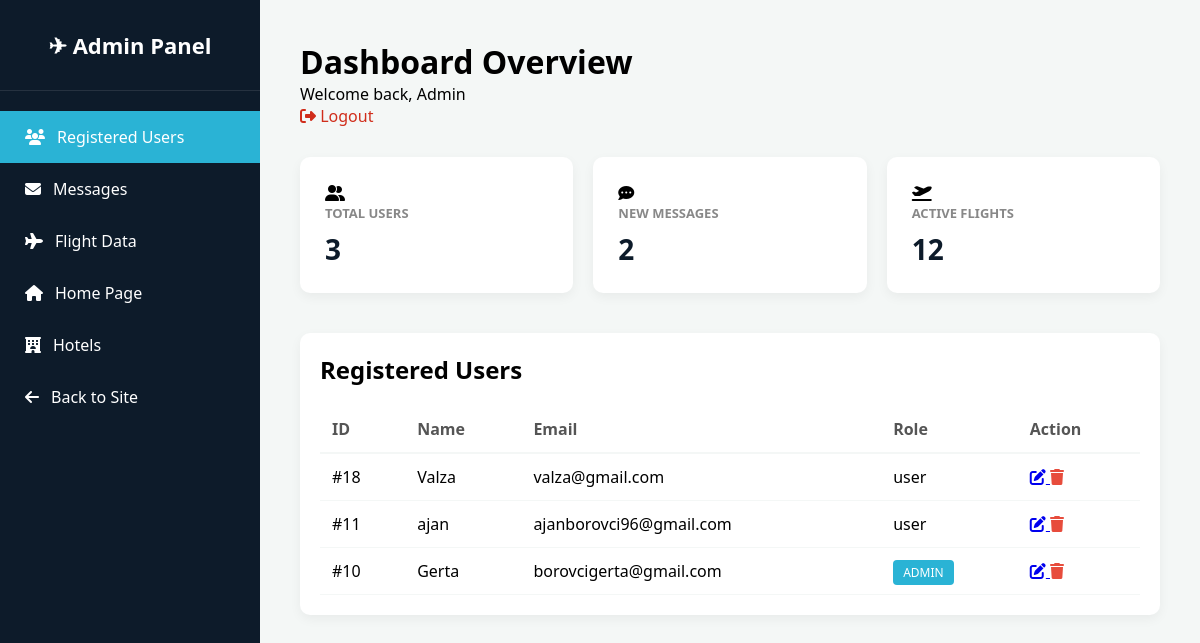
The page /admin_dashboard.php on the database its author committed.
### tables this page shows
CREATE TABLE `users` (
  `id` int(11) NOT NULL,
  `name` varchar(100) NOT NULL,
  `surname` varchar(100) NOT NULL,
  `birthdate` date NOT NULL,
  `nationality` varchar(50) DEFAULT NULL,
  `country` varchar(50) DEFAULT NULL,
  `city` varchar(50) DEFAULT NULL,
  `zip_code` varchar(20) DEFAULT NULL,
  `phone` varchar(30) DEFAULT NULL,
  `email` varchar(100) NOT NULL,
  `password` varchar(255) NOT NULL,
  `role` enum('admin','user') DEFAULT 'user',
  `created_at` timestamp NOT NULL DEFAULT current_timestamp()
);

### M/UserMapper.php (called while the page is built, shortened)
<?php
require_once __DIR__ . '/../Database.php';
class UserMapper extends Database {
    public function getAllUsers() {
        $db = $this->getConnection();
        $sql = "SELECT id, name, email, role FROM users ORDER BY id DESC";
        $statement = $db->prepare($sql);
        $statement->execute();
        return $statement->fetchAll(PDO::FETCH_ASSOC);
    }
}

### M/ContactMapper.php (called while the page is built, shortened)
<?php
require_once __DIR__ . '/../Database.php';
class ContactMapper extends Database {
    protected $db;
    public function __construct() {
        $database = new Database();
        $this->db = $database->getConnection();
    }
    public function getAllInquiries() {
        $sql = "SELECT * FROM contact_inquiries ORDER BY created_at DESC";
        $statement = $this->db->prepare($sql);
        $statement->execute();
        return $statement->fetchAll(PDO::FETCH_ASSOC);
    }
}

### Database.php (called while the page is built, shortened)
<?php
class Database {
    private $host = "localhost";
    private $user = "root";
    private $pass = "";
    private $db   = "prishtinaairlines";
    public function getConnection() {
        $this->conn = null;
        try {
            $this->conn = new PDO("mysql:host=" . $this->host . ";dbname=" . $this->db . ";charset=utf8mb4", $this->user, $this->pass);
            $this->conn->setAttribute(PDO::ATTR_ERRMODE, PDO::ERRMODE_EXCEPTION);
        } catch(PDOException $exception) {
            echo "Connection error: " . $exception->getMessage();
        }
        return $this->conn;
    }
}
?>

### admin_dashboard.php (the view, shortened to what this page needs)
<?php
if (file_exists(__DIR__ . '/Database.php')) {
    require_once __DIR__ . '/Database.php';
}
$contactMapper = new ContactMapper();
$messages = $contactMapper->getAllInquiries();
$userMapper = new UserMapper();
$users = $userMapper->getAllUsers();
?>
<!DOCTYPE html>
<html lang="en">
<head>
    <link rel="stylesheet" href="admin_dashboard.css">
    <link rel="stylesheet" href="https://cdnjs.cloudflare.com/ajax/libs/font-awesome/6.5.0/css/all.min.css">
</head>
<body>
<div class="admin-container">
    <aside class="sidebar">
        <div class="logo">✈ Admin Panel</div>
        <nav class="side-nav">
             <a href="admin_dashboard.php" class="active"><i class="fa-solid fa-users"></i> Registered Users</a>
             <a href="admin_messages.php"><i class="fa-solid fa-envelope"></i> Messages</a>
             <a href="admin_flights.php"><i class="fa-solid fa-plane"></i> Flight Data</a>
             <a href="admin_homepage.php"><i class="fa-solid fa-house"></i> Home Page</a>
             <a href="admin_hotels.php"><i class="fa-solid fa-hotel"></i> Hotels</a>
             <a href="homepage.php" class="back-site"><i class="fa-solid fa-arrow-left"></i> Back to Site</a>
        </nav>
    </aside>
    <main class="main-content">
        <header class="admin-header">
            <div class="header-left">
                <h1>Dashboard Overview</h1>
                <p>Welcome back, Admin</p>
            </div>
            <div class="header-right">
                <a href="logout.php" style="color: #d02d1b; text-decoration: none;"><i class="fa-solid fa-sign-out-alt"></i> Logout</a>
            </div>
        </header>
        <section class="stats-grid">
            <div class="stat-card">
                <i class="fa-solid fa-user-group icon-bg"></i>
                <h3>Total Users</h3>
                <p><?php echo is_array($users) ? count($users) : 0; ?></p>
            </div>
            <div class="stat-card">
                <i class="fa-solid fa-comment-dots icon-bg"></i>
                <h3>New Messages</h3>
                <p><?php echo is_array($messages) ? count($messages) : 0; ?></p>
            </div>
            <div class="stat-card">
                <i class="fa-solid fa-plane-departure icon-bg"></i>
                <h3>Active Flights</h3>
                <p>12</p>
            </div>
        </section>
        <section class="table-section">
            <div class="table-header">
                <h2>Registered Users</h2>
            </div>
            <table class="admin-table">
                <thead>
                    <tr>
                        <th>ID</th>
                        <th>Name</th>
                        <th>Email</th>
                        <th>Role</th>
                        <th>Action</th>
                    </tr>
                </thead>
                <tbody>
                    <?php if (empty($users)): ?>
                        <tr><td colspan="5">No users found.</td></tr>
                    <?php else: ?>
                        <?php foreach($users as $user): ?>
                        <tr>
                            <td>#<?php echo htmlspecialchars($user['id']); ?></td>
                            <td><?php echo htmlspecialchars($user['name']); ?></td>
                            <td><?php echo htmlspecialchars($user['email']); ?></td>
                            <td>
                                <span class="badge <?php echo ($user['role'] == 'admin') ? 'admin' : 'user'; ?>">
                                    <?php echo htmlspecialchars($user['role']); ?>
                                </span>
                            </td>
                            <td>
                                <a href="edit_user.php?id=<?php echo $user['id']; ?>" class="btn-edit" title="Edit">
                                    <i class="fa-solid fa-pen-to-square"></i>
                                </a>
                                <a href="delete_user.php?id=<?php echo $user['id']; ?>" class="btn-delete" title="Delete" onclick="return confirm('Are you sure you want to delete this user?')">
                                    <i class="fa-solid fa-trash"></i>
                                </a>
                            </td>
                        </tr>
                        <?php endforeach; ?>
                    <?php endif; ?>
                </tbody>
            </table>
        </section>
    </main>
</div>
</body>
</html>

### admin_dashboard.css (style rules this page uses)
* { margin: 0; padding: 0; box-sizing: border-box; }
body { font-family: 'Segoe UI', Tahoma, Geneva, Verdana, sans-serif; background-color: #f4f7f6; overflow-x: hidden; }
.admin-container { display: flex; width: 100%; min-height: 100vh; }
.sidebar { width: 260px; background-color: #0d1b2a; color: white; position: fixed; left: 0; top: 0; bottom: 0; height: 100vh; display: flex; flex-direction: column; z-index: 1000; }
.sidebar .logo { font-size: 22px; font-weight: bold; text-align: center; padding: 30px 0; border-bottom: 1px solid rgba(255,255,255,0.1); }
.side-nav { margin-top: 20px; display: flex; flex-direction: column; }
.side-nav a { color: white; text-decoration: none; padding: 15px 25px; display: flex; align-items: center; gap: 12px; transition: 0.3s; }
.side-nav a:hover, .side-nav a.active { background-color: #2ab3d5; }
.main-content { flex: 1; margin-left: 260px; padding: 40px; width: calc(100% - 260px); }
.admin-header { margin-bottom: 30px; }
.stats-grid { display: flex; flex-wrap: wrap; gap: 20px; margin-bottom: 40px; width: 100%; }
.stat-card { background: white; padding: 25px; border-radius: 10px; flex: 1 1 calc(33.33% - 20px); min-width: 250px; box-shadow: 0 4px 12px rgba(0,0,0,0.05); text-align: left; }
.stat-card h3 { font-size: 13px; color: #888; text-transform: uppercase; margin-bottom: 8px; }
.stat-card p { font-size: 28px; font-weight: bold; color: #0d1b2a; }
.table-section { background: white; padding: 20px; border-radius: 10px; box-shadow: 0 4px 12px rgba(0,0,0,0.05); overflow-x: auto; }
.admin-table { width: 100%; border-collapse: collapse; margin-top: 20px; min-width: 600px; }
.admin-table th { text-align: left; padding: 12px; border-bottom: 2px solid #f4f7f6; color: #555; }
.admin-table td { padding: 12px; border-bottom: 1px solid #f4f7f6; }
.badge.admin { background: #2ab3d5; color: white; padding: 4px 10px; border-radius: 4px; font-size: 12px; text-transform: uppercase; }
.btn-delete { background: none; border: none; color: #e74c3c; cursor: pointer; font-size: 16px; }

### rows shown on the page
users: id "18", name "Valza", email "valza@gmail.com", role "user"
users: id "11", name "ajan", email "ajanborovci96@gmail.com", role "user"
users: id "10", name "Gerta", email "borovcigerta@gmail.com", role "ADMIN"

### other values the page prints
count($users) "3"
count($messages) "2"
